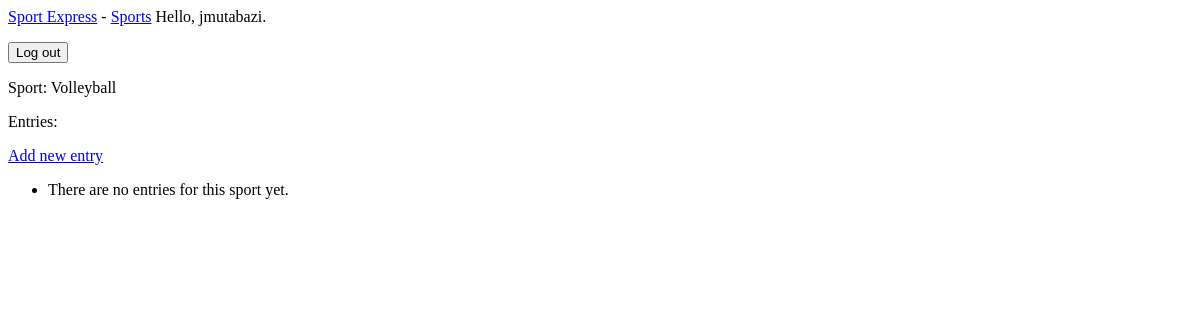
Before: /sports/2/ (signed in) with the older database file.
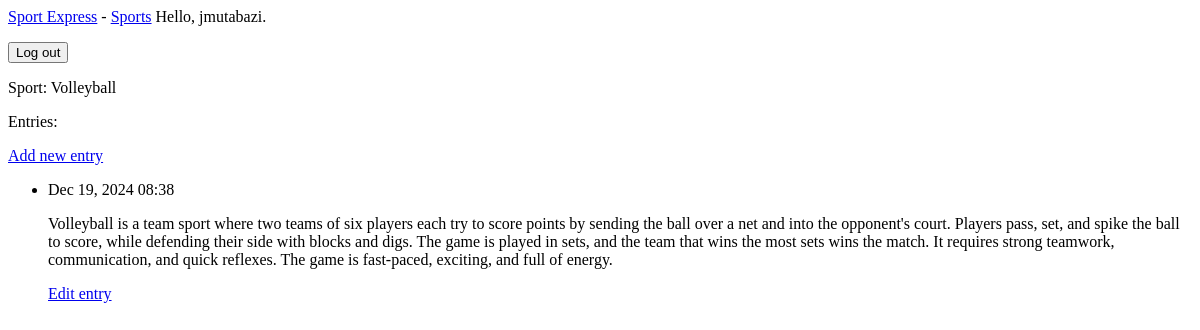
After: the same page with the newer database file.
### sport_tracker/models.py (models this page shows, shortened)
class Entry(models.Model):
    sport = models.ForeignKey(Sport, on_delete=models.CASCADE)
    text = models.TextField()
    date_added = models.DateTimeField(auto_now_add=True)
    class Meta:
        verbose_name_plural = 'entries'

### sport_tracker/views.py (the view)
# urls.py: path('sports/<int:sport_id>/', views.sport, name='sport'),
@login_required
def sport(request, sport_id):
    sport = Sport.objects.get(id=sport_id)
    entries = sport.entry_set.order_by('-date_added')
    context = {'sport': sport, 'entries': entries}
    return render(request, 'sport_tracker/sport.html', context)

### sport_tracker/models.py (called while the page is built)
    def __str__(self):
        return self.text

### sport_tracker/templates/sport_tracker/sport.html
{% extends 'sport_tracker/base.html' %}
{% block content %}
    <p>Sport: {{ sport }}</p>
    <p>Entries:</p>
    <p>
      <a href="{% url 'sport_tracker:new_entry' sport.id %}">Add new entry</a>
    </p>
    <ul>
      {% for entry in entries %}
        <li>
            <p>{{ entry.date_added|date:'M d, Y H:i' }}</p>
            <p>{{ entry.text|linebreaks }}</p>
            <p>
              <a href="{% url 'sport_tracker:edit_entry' entry.id %}">
                Edit entry
              </a>
            </p>
        </li>
      {% empty %}
        <li>There are no entries for this sport yet.</li>
      {% endfor %}
    </ul>
    {% endblock content %}

Changed rows visible on the page:
added Entry: date_added "Dec 19, 2024 08:38", text "Volleyball is a team sport where two teams of six players each try to score points by sending the ball over a net and into the opponent's court. Players pass, set, and spike the ball to score, while defending their side with blocks and digs. The game is played in sets, and the team that wins the most sets wins the match. It requires strong teamwork, communication, and quick reflexes. The game is fast-paced, exciting, and full of energy."
Other visible differences:
text no longer shown: "There are no entries for this sport yet."
